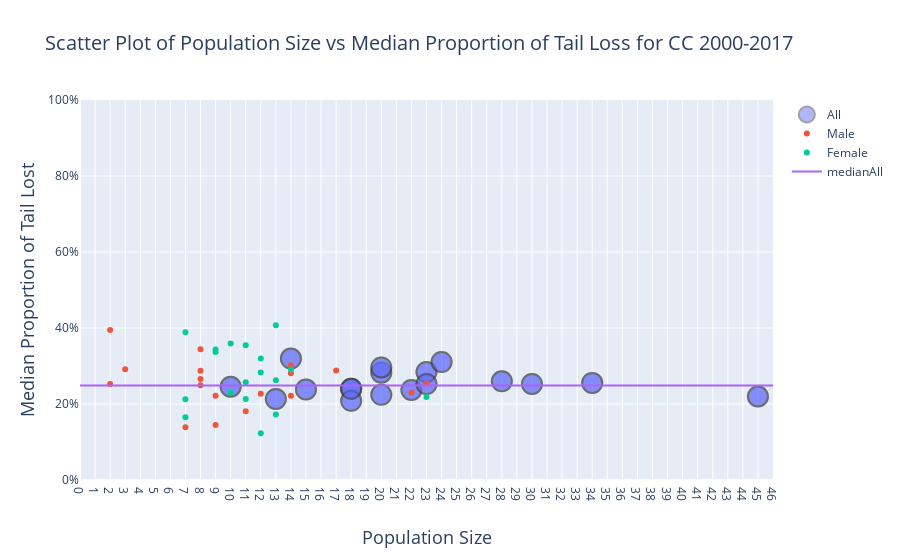

Write notebook code for a chart like this one.
### Code cell
male = go.Scatter(x=dfYearlyEst.loc[(dfYearlyEst.autotomized)&(dfYearlyEst.sex=='m')].sort_values('count_all')['count'],
          y=dfYearlyEst.loc[(dfYearlyEst.autotomized)&(dfYearlyEst.sex=='m')].sort_values('count_all')['50%'],
                  name = 'Male',mode='markers')
female = go.Scatter(x=dfYearlyEst.loc[(dfYearlyEst.autotomized)&(dfYearlyEst.sex=='f')].sort_values('count_all')['count'],
          y=dfYearlyEst.loc[(dfYearlyEst.autotomized)&(dfYearlyEst.sex=='f')].sort_values('count_all')['50%'],
                  name = 'Female',mode='markers')
All = go.Scatter(x=dfYearlyEst.loc[(dfYearlyEst.autotomized)].sort_values('count_all')['count_all'],
          y=dfYearlyEst.loc[(dfYearlyEst.autotomized)].sort_values('count_all')['50%_all'],
                    name = 'All',mode='markers',marker=dict(size=20,opacity=0.5,line=dict(width=2)))
medianAll = go.Scatter(x=[0,dfYearlyEst.loc[(dfYearlyEst.autotomized)]['count_all'].describe()['max']+1],
                      y=[dfYearlyEst.loc[(dfYearlyEst.autotomized)]['50%_all'].median(),
                        dfYearlyEst.loc[(dfYearlyEst.autotomized)]['50%_all'].median()],
                         name='medianAll',mode='lines')
data = [All,male,female,medianAll]
layout = go.Layout(
    title = 'Scatter Plot of Population Size vs Median Proportion of Tail Loss for CC 2000-2017',
    titlefont = dict(
        size = 20),
    xaxis = dict(
        dtick = 1,
        title = 'Population Size',
        titlefont = dict(
            size = 18)),
    yaxis = dict(
        title = 'Median Proportion of Tail Lost',
        tickformat = ".0%",
        titlefont = dict(
            size = 18)),
    boxmode= 'group')

fig = go.Figure(
        data = data,
        layout = layout)
fig.update_xaxes(range=[0,dfYearlyEst.loc[(dfYearlyEst.autotomized)]['count_all'].describe()['max']+1])
fig.update_yaxes(range=[0,1])

iplot(fig, filename = 'Scatter Plot of Population Size vs Median Proportion of Tail Loss for CC 2000-2017 56 plus.html')
plot(fig, filename = 'Scatter Plot of Population Size vs Median Proportion of Tail Loss for CC 2000-2017 56 plus.html')

### Figure 1 — Plotly figure (JSON) as saved in the notebook; plotly's stock layout.template omitted (floating-point values rounded to 4 significant figures)
{"data": [{"marker": {"line": {"width": 2}, "opacity": 0.5, "size": 20}, "mode": "markers", "name": "All", "type": "scatter", "x": [10, 10, 13, 13, 14, 14, 15, 15, 18, 18, 18, 18, 18, 18, 20, 20, 20, 20, 20, 20, 22, 22, 23, 23, 23, 23, 24, 24, 28, 28, 30, 30, 34, 34, 45, 45], "y": [0.2454, 0.2454, 0.2131, 0.2131, 0.3196, 0.3196, 0.2382, 0.2382, 0.2402, 0.2402, 0.2399, 0.2084, 0.2084, 0.2399, 0.2243, 0.2826, 0.2826, 0.2243, 0.2962, 0.2962, 0.2371, 0.2371, 0.2843, 0.2524, 0.2843, 0.2524, 0.3103, 0.3103, 0.2597, 0.2597, 0.2528, 0.2528, 0.2556, 0.2556, 0.2197, 0.2197]}, {"mode": "markers", "name": "Male", "type": "scatter", "x": [3, 2, 2, 8, 11, 8, 9, 8, 7, 8, 9, 14, 12, 14, 14, 17, 23, 22], "y": [0.2914, 0.3946, 0.2524, 0.2877, 0.1812, 0.2659, 0.1447, 0.2493, 0.1389, 0.344, 0.2216, 0.2808, 0.2271, 0.3019, 0.2219, 0.2883, 0.2537, 0.2293]}, {"mode": "markers", "name": "Female", "type": "scatter", "x": [7, 11, 12, 7, 7, 10, 9, 12, 13, 12, 13, 9, 11, 10, 14, 13, 11, 23], "y": [0.1653, 0.2131, 0.3196, 0.2128, 0.3885, 0.2297, 0.3372, 0.1231, 0.4073, 0.2826, 0.2628, 0.3431, 0.3545, 0.3595, 0.2909, 0.1726, 0.2575, 0.2181]}, {"mode": "lines", "name": "medianAll", "type": "scatter", "x": [0, 46], "y": [0.2489, 0.2489]}], "layout": {"boxmode": "group", "title": {"font": {"size": 20}, "text": "Scatter Plot of Population Size vs Median Proportion of Tail Loss for CC 2000-2017"}, "xaxis": {"dtick": 1, "range": [0, 46], "title": {"font": {"size": 18}, "text": "Population Size"}}, "yaxis": {"range": [0, 1], "tickformat": ".0%", "title": {"font": {"size": 18}, "text": "Median Proportion of Tail Lost"}}}}
